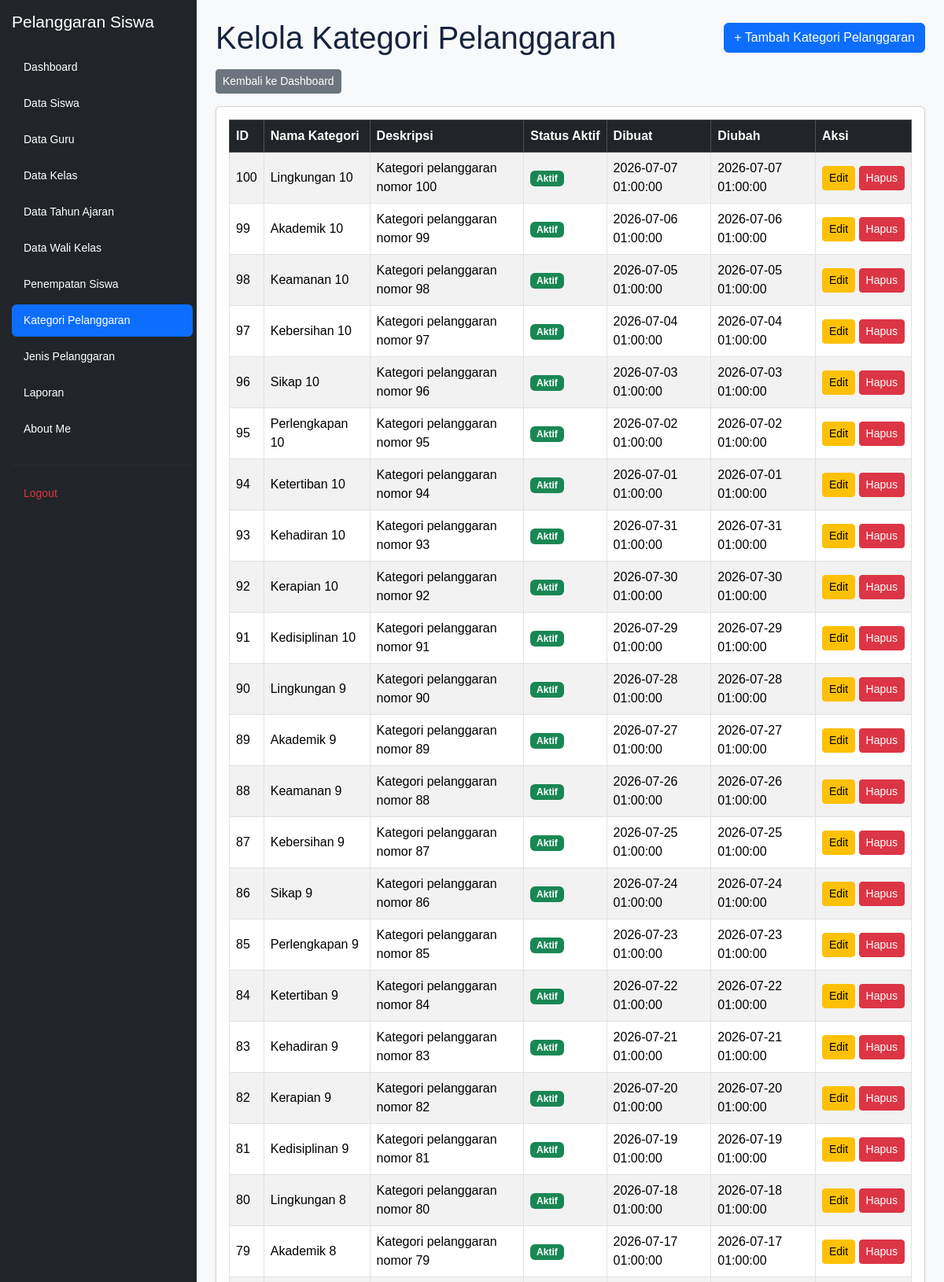
The page /kelola_pelanggaran_kategori.php (signed in, upper part) on the database its author committed.
### tables this page shows
CREATE TABLE `t_pelanggaran_kategori` (
  `id` int(11) NOT NULL,
  `nama` varchar(100) DEFAULT NULL,
  `deskripsi` text NOT NULL,
  `status_aktif` tinyint(1) NOT NULL,
  `created_at` timestamp NOT NULL DEFAULT current_timestamp(),
  `updated_at` timestamp NOT NULL DEFAULT current_timestamp()
);

### kelola_pelanggaran_kategori.php (the view, shortened to what this page needs)
<?php
include 'config/koneksi.php';
$sql = "SELECT * FROM t_pelanggaran_kategori ORDER BY id DESC";
$hasil = mysqli_query($koneksi, $sql);
?>
<!DOCTYPE html>
<html lang="id">
<head>
    <link href="https://cdn.jsdelivr.net/npm/bootstrap@5.3.8/dist/css/bootstrap.min.css"
          rel="stylesheet">
    <link href="https://cdn.datatables.net/2.3.4/css/dataTables.bootstrap5.min.css"
          rel="stylesheet">
    <link rel="stylesheet" href="layout/style.css">
</head>
<body>
<div class="layout-wrapper">
    <aside class="layout-sidebar">
        <?php include 'layout/sidebar.php'; ?>
    </aside>
    <main class="layout-content">
        <div class="header-kategori d-flex justify-content-between align-items-center mb-3">
            <h1 class="mb-0">Kelola Kategori Pelanggaran</h1>
            <a href="tambah_pelanggaran_kategori.php"
               class="btn btn-primary">
                + Tambah Kategori Pelanggaran
            </a>
        </div>
        <div class="mb-3">
            <a href="dashboard.php" class="btn btn-secondary btn-sm">
                Kembali ke Dashboard
            </a>
        </div>
        <div class="card shadow-sm">
            <div class="card-body">
                <div class="table-responsive">
                    <table id="tabelKategori"
                           class="table table-striped table-bordered table-hover align-middle">
                        <thead class="table-dark">
                            <tr>
                                <th>ID</th>
                                <th>Nama Kategori</th>
                                <th>Deskripsi</th>
                                <th>Status Aktif</th>
                                <th>Dibuat</th>
                                <th>Diubah</th>
                                <th>Aksi</th>
                            </tr>
                        </thead>
                        <tbody>
                            <?php while ($row = mysqli_fetch_assoc($hasil)) { ?>
                                <tr>
                                    <td>
                                        <?= htmlspecialchars((string) $row['id']) ?>
                                    </td>
                                    <td>
                                        <?= htmlspecialchars($row['nama'] ?? '') ?>
                                    </td>
                                    <td>
                                        <?= htmlspecialchars($row['deskripsi'] ?? '-') ?>
                                    </td>
                                    <td>
                                        <?php if (($row['status_aktif'] ?? 0) == 1) { ?>
                                            <span class="badge bg-success">Aktif</span>
                                        <?php } else { ?>
                                            <span class="badge bg-secondary">Tidak Aktif</span>
                                        <?php } ?>
                                    </td>
                                    <td>
                                        <?= htmlspecialchars($row['created_at'] ?? '-') ?>
                                    </td>
                                    <td>
                                        <?= htmlspecialchars($row['updated_at'] ?? '-') ?>
                                    </td>
                                    <td class="text-nowrap">
                                        <a href="edit_kategori_pelanggaran.php?id=<?= urlencode((string) $row['id']) ?>"
                                           class="btn btn-warning btn-sm">
                                            Edit
                                        </a>
                                        <a href="hapus_kategori_pelanggaran.php?id=<?= urlencode((string) $row['id']) ?>"
                                           class="btn btn-danger btn-sm"
                                           onclick="return confirm('Yakin ingin menghapus kategori pelanggaran ini?');">
                                            Hapus
                                        </a>
                                    </td>
                                </tr>
                            <?php } ?>
                        </tbody>
                    </table>
                </div>
            </div>
        </div>
    </main>
</div>
</body>
</html>

### layout/style.css (style rules this page uses)
:root { --primary: #3659d9; --navy: #17233f; --background: #f4f6fb; --text-muted: #778198; --border: #e8ecf4; }
* { box-sizing: border-box; }
body { margin: 0; font-family: 'Poppins', sans-serif; background: var(--background); color: var(--navy); }

### kelola_pelanggaran_kategori.php (style rules this page uses)
html, body { margin: 0; padding: 0; min-height: 100%; }
.layout-wrapper { display: flex; flex-direction: row; align-items: stretch; width: 100%; min-height: 100vh; }
.layout-sidebar { flex: 0 0 250px; width: 250px; min-width: 250px; min-height: 100vh; background-color: #212529; }
.layout-content { flex: 1 1 0; min-width: 0; padding: 24px; background-color: #f8f9fa; }
.table-responsive { width: 100%; }
#tabelKategori { width: 100% !important; }
#tabelKategori thead th { white-space: nowrap; vertical-align: middle; }
#tabelKategori tbody td { vertical-align: middle; }
#tabelKategori .btn { white-space: nowrap; }

### rows shown on the page
t_pelanggaran_kategori: id "100", nama "Lingkungan 10", deskripsi "Kategori pelanggaran nomor 100", status_aktif "Aktif", created_at "2026-07-07 01:00:00", updated_at "2026-07-07 01:00:00"
t_pelanggaran_kategori: id "99", nama "Akademik 10", deskripsi "Kategori pelanggaran nomor 99", status_aktif "Aktif", created_at "2026-07-06 01:00:00", updated_at "2026-07-06 01:00:00"
t_pelanggaran_kategori: id "98", nama "Keamanan 10", deskripsi "Kategori pelanggaran nomor 98", status_aktif "Aktif", created_at "2026-07-05 01:00:00", updated_at "2026-07-05 01:00:00"
t_pelanggaran_kategori: id "97", nama "Kebersihan 10", deskripsi "Kategori pelanggaran nomor 97", status_aktif "Aktif", created_at "2026-07-04 01:00:00", updated_at "2026-07-04 01:00:00"
t_pelanggaran_kategori: id "96", nama "Sikap 10", deskripsi "Kategori pelanggaran nomor 96", status_aktif "Aktif", created_at "2026-07-03 01:00:00", updated_at "2026-07-03 01:00:00"
t_pelanggaran_kategori: id "95", nama "Perlengkapan 10", deskripsi "Kategori pelanggaran nomor 95", status_aktif "Aktif", created_at "2026-07-02 01:00:00", updated_at "2026-07-02 01:00:00"
t_pelanggaran_kategori: id "94", nama "Ketertiban 10", deskripsi "Kategori pelanggaran nomor 94", status_aktif "Aktif", created_at "2026-07-01 01:00:00", updated_at "2026-07-01 01:00:00"
t_pelanggaran_kategori: id "93", nama "Kehadiran 10", deskripsi "Kategori pelanggaran nomor 93", status_aktif "Aktif", created_at "2026-07-31 01:00:00", updated_at "2026-07-31 01:00:00"
t_pelanggaran_kategori: id "92", nama "Kerapian 10", deskripsi "Kategori pelanggaran nomor 92", status_aktif "Aktif", created_at "2026-07-30 01:00:00", updated_at "2026-07-30 01:00:00"
t_pelanggaran_kategori: id "91", nama "Kedisiplinan 10", deskripsi "Kategori pelanggaran nomor 91", status_aktif "Aktif", created_at "2026-07-29 01:00:00", updated_at "2026-07-29 01:00:00"
t_pelanggaran_kategori: id "90", nama "Lingkungan 9", deskripsi "Kategori pelanggaran nomor 90", status_aktif "Aktif", created_at "2026-07-28 01:00:00", updated_at "2026-07-28 01:00:00"
t_pelanggaran_kategori: id "89", nama "Akademik 9", deskripsi "Kategori pelanggaran nomor 89", status_aktif "Aktif", created_at "2026-07-27 01:00:00", updated_at "2026-07-27 01:00:00"
t_pelanggaran_kategori: id "88", nama "Keamanan 9", deskripsi "Kategori pelanggaran nomor 88", status_aktif "Aktif", created_at "2026-07-26 01:00:00", updated_at "2026-07-26 01:00:00"
t_pelanggaran_kategori: id "87", nama "Kebersihan 9", deskripsi "Kategori pelanggaran nomor 87", status_aktif "Aktif", created_at "2026-07-25 01:00:00", updated_at "2026-07-25 01:00:00"
t_pelanggaran_kategori: id "86", nama "Sikap 9", deskripsi "Kategori pelanggaran nomor 86", status_aktif "Aktif", created_at "2026-07-24 01:00:00", updated_at "2026-07-24 01:00:00"
t_pelanggaran_kategori: id "85", nama "Perlengkapan 9", deskripsi "Kategori pelanggaran nomor 85", status_aktif "Aktif", created_at "2026-07-23 01:00:00", updated_at "2026-07-23 01:00:00"
t_pelanggaran_kategori: id "84", nama "Ketertiban 9", deskripsi "Kategori pelanggaran nomor 84", status_aktif "Aktif", created_at "2026-07-22 01:00:00", updated_at "2026-07-22 01:00:00"
t_pelanggaran_kategori: id "83", nama "Kehadiran 9", deskripsi "Kategori pelanggaran nomor 83", status_aktif "Aktif", created_at "2026-07-21 01:00:00", updated_at "2026-07-21 01:00:00"
t_pelanggaran_kategori: id "82", nama "Kerapian 9", deskripsi "Kategori pelanggaran nomor 82", status_aktif "Aktif", created_at "2026-07-20 01:00:00", updated_at "2026-07-20 01:00:00"
t_pelanggaran_kategori: id "81", nama "Kedisiplinan 9", deskripsi "Kategori pelanggaran nomor 81", status_aktif "Aktif", created_at "2026-07-19 01:00:00", updated_at "2026-07-19 01:00:00"
t_pelanggaran_kategori: id "80", nama "Lingkungan 8", deskripsi "Kategori pelanggaran nomor 80", status_aktif "Aktif", created_at "2026-07-18 01:00:00", updated_at "2026-07-18 01:00:00"
t_pelanggaran_kategori: id "79", nama "Akademik 8", deskripsi "Kategori pelanggaran nomor 79", status_aktif "Aktif", created_at "2026-07-17 01:00:00", updated_at "2026-07-17 01:00:00"
